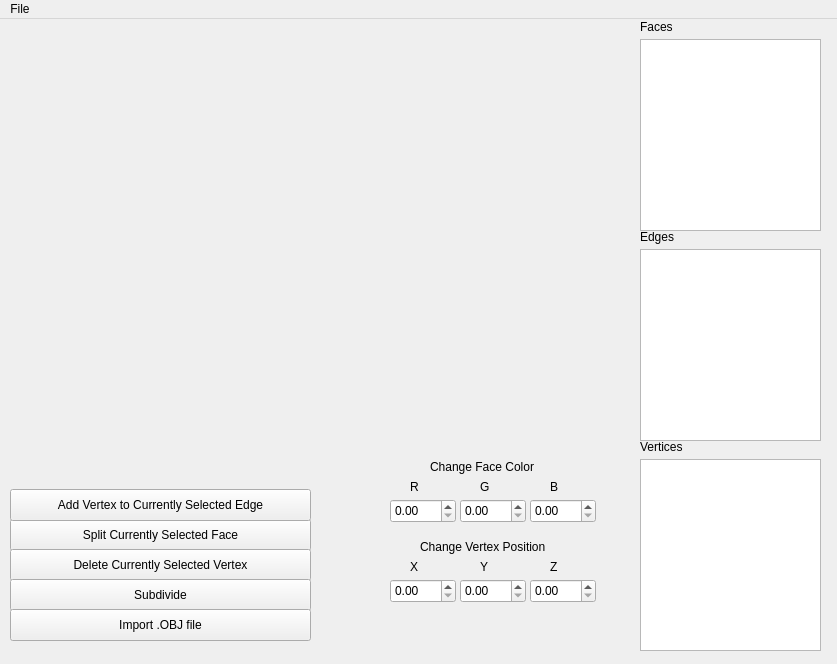
<?xml version="1.0" encoding="UTF-8"?>
<ui version="4.0">
 <class>MainWindow</class>
 <widget class="QMainWindow" name="MainWindow">
  <property name="geometry">
   <rect>
    <x>0</x>
    <y>0</y>
    <width>837</width>
    <height>664</height>
   </rect>
  </property>
  <property name="windowTitle">
   <string>OpenGLDemo</string>
  </property>
  <widget class="QWidget" name="centralWidget">
   <widget class="MyGL" name="mygl" native="true">
    <property name="geometry">
     <rect>
      <x>10</x>
      <y>10</y>
      <width>618</width>
      <height>432</height>
     </rect>
    </property>
    <property name="sizePolicy">
     <sizepolicy hsizetype="Maximum" vsizetype="Maximum">
      <horstretch>1</horstretch>
      <verstretch>1</verstretch>
     </sizepolicy>
    </property>
    <property name="minimumSize">
     <size>
      <width>618</width>
      <height>432</height>
     </size>
    </property>
   </widget>
   <widget class="facelisthelper" name="FaceListWidget">
    <property name="geometry">
     <rect>
      <x>640</x>
      <y>20</y>
      <width>181</width>
      <height>192</height>
     </rect>
    </property>
   </widget>
   <widget class="QLabel" name="label">
    <property name="geometry">
     <rect>
      <x>640</x>
      <y>0</y>
      <width>59</width>
      <height>16</height>
     </rect>
    </property>
    <property name="text">
     <string>Faces</string>
    </property>
   </widget>
   <widget class="edgelisthelper" name="EdgeListWidget">
    <property name="geometry">
     <rect>
      <x>640</x>
      <y>230</y>
      <width>181</width>
      <height>192</height>
     </rect>
    </property>
   </widget>
   <widget class="QLabel" name="label_2">
    <property name="geometry">
     <rect>
      <x>640</x>
      <y>210</y>
      <width>59</width>
      <height>16</height>
     </rect>
    </property>
    <property name="text">
     <string>Edges</string>
    </property>
   </widget>
   <widget class="vertexlisthelper" name="VertexListWidget">
    <property name="geometry">
     <rect>
      <x>640</x>
      <y>440</y>
      <width>181</width>
      <height>192</height>
     </rect>
    </property>
   </widget>
   <widget class="QLabel" name="label_3">
    <property name="geometry">
     <rect>
      <x>640</x>
      <y>420</y>
      <width>59</width>
      <height>16</height>
     </rect>
    </property>
    <property name="text">
     <string>Vertices</string>
    </property>
   </widget>
   <widget class="QPushButton" name="splitFaceButton">
    <property name="geometry">
     <rect>
      <x>10</x>
      <y>500</y>
      <width>301</width>
      <height>32</height>
     </rect>
    </property>
    <property name="text">
     <string>Split Currently Selected Face</string>
    </property>
   </widget>
   <widget class="QPushButton" name="addVertexButton">
    <property name="geometry">
     <rect>
      <x>10</x>
      <y>470</y>
      <width>301</width>
      <height>32</height>
     </rect>
    </property>
    <property name="text">
     <string>Add Vertex to Currently Selected Edge</string>
    </property>
   </widget>
   <widget class="QPushButton" name="deleteVertexButton">
    <property name="geometry">
     <rect>
      <x>10</x>
      <y>530</y>
      <width>301</width>
      <height>32</height>
     </rect>
    </property>
    <property name="text">
     <string>Delete Currently Selected Vertex</string>
    </property>
   </widget>
   <widget class="QDoubleSpinBox" name="R_value">
    <property name="geometry">
     <rect>
      <x>390</x>
      <y>480</y>
      <width>66</width>
      <height>24</height>
     </rect>
    </property>
   </widget>
   <widget class="QDoubleSpinBox" name="G_value">
    <property name="geometry">
     <rect>
      <x>460</x>
      <y>480</y>
      <width>66</width>
      <height>24</height>
     </rect>
    </property>
   </widget>
   <widget class="QDoubleSpinBox" name="B_value">
    <property name="geometry">
     <rect>
      <x>530</x>
      <y>480</y>
      <width>66</width>
      <height>24</height>
     </rect>
    </property>
   </widget>
   <widget class="QLabel" name="label_4">
    <property name="geometry">
     <rect>
      <x>410</x>
      <y>460</y>
      <width>21</width>
      <height>16</height>
     </rect>
    </property>
    <property name="text">
     <string>R</string>
    </property>
   </widget>
   <widget class="QLabel" name="label_5">
    <property name="geometry">
     <rect>
      <x>480</x>
      <y>460</y>
      <width>21</width>
      <height>16</height>
     </rect>
    </property>
    <property name="text">
     <string>G</string>
    </property>
   </widget>
   <widget class="QLabel" name="label_6">
    <property name="geometry">
     <rect>
      <x>550</x>
      <y>460</y>
      <width>21</width>
      <height>16</height>
     </rect>
    </property>
    <property name="text">
     <string>B</string>
    </property>
   </widget>
   <widget class="QDoubleSpinBox" name="x_value">
    <property name="geometry">
     <rect>
      <x>390</x>
      <y>560</y>
      <width>66</width>
      <height>24</height>
     </rect>
    </property>
   </widget>
   <widget class="QDoubleSpinBox" name="y_value">
    <property name="geometry">
     <rect>
      <x>460</x>
      <y>560</y>
      <width>66</width>
      <height>24</height>
     </rect>
    </property>
   </widget>
   <widget class="QDoubleSpinBox" name="z_value">
    <property name="geometry">
     <rect>
      <x>530</x>
      <y>560</y>
      <width>66</width>
      <height>24</height>
     </rect>
    </property>
   </widget>
   <widget class="QLabel" name="label_7">
    <property name="geometry">
     <rect>
      <x>410</x>
      <y>540</y>
      <width>21</width>
      <height>16</height>
     </rect>
    </property>
    <property name="text">
     <string>X</string>
    </property>
   </widget>
   <widget class="QLabel" name="label_8">
    <property name="geometry">
     <rect>
      <x>480</x>
      <y>540</y>
      <width>21</width>
      <height>16</height>
     </rect>
    </property>
    <property name="text">
     <string>Y</string>
    </property>
   </widget>
   <widget class="QLabel" name="label_9">
    <property name="geometry">
     <rect>
      <x>550</x>
      <y>540</y>
      <width>21</width>
      <height>16</height>
     </rect>
    </property>
    <property name="text">
     <string>Z</string>
    </property>
   </widget>
   <widget class="QLabel" name="label_10">
    <property name="geometry">
     <rect>
      <x>420</x>
      <y>520</y>
      <width>161</width>
      <height>16</height>
     </rect>
    </property>
    <property name="text">
     <string>Change Vertex Position</string>
    </property>
   </widget>
   <widget class="QLabel" name="label_11">
    <property name="geometry">
     <rect>
      <x>430</x>
      <y>440</y>
      <width>141</width>
      <height>16</height>
     </rect>
    </property>
    <property name="text">
     <string>Change Face Color</string>
    </property>
   </widget>
   <widget class="QPushButton" name="subdividButton">
    <property name="geometry">
     <rect>
      <x>10</x>
      <y>560</y>
      <width>301</width>
      <height>32</height>
     </rect>
    </property>
    <property name="text">
     <string>Subdivide</string>
    </property>
   </widget>
   <widget class="QPushButton" name="importObjButton">
    <property name="geometry">
     <rect>
      <x>10</x>
      <y>590</y>
      <width>301</width>
      <height>32</height>
     </rect>
    </property>
    <property name="text">
     <string>Import .OBJ file</string>
    </property>
   </widget>
  </widget>
  <widget class="QMenuBar" name="menuBar">
   <property name="geometry">
    <rect>
     <x>0</x>
     <y>0</y>
     <width>837</width>
     <height>22</height>
    </rect>
   </property>
   <widget class="QMenu" name="menuFile">
    <property name="title">
     <string>File</string>
    </property>
    <addaction name="actionQuit"/>
   </widget>
   <addaction name="menuFile"/>
  </widget>
  <action name="actionQuit">
   <property name="text">
    <string>Quit</string>
   </property>
   <property name="shortcut">
    <string>Ctrl+Q</string>
   </property>
  </action>
 </widget>
 <layoutdefault spacing="6" margin="11"/>
 <customwidgets>
  <customwidget>
   <class>MyGL</class>
   <extends>QWidget</extends>
   <header>mygl.h</header>
   <slots>
    <signal>sig_sendSceneGraph(QTreeWidgetItem*)</signal>
    <signal>sig_sendRZ(double)</signal>
    <signal>sig_sendRY(double)</signal>
    <signal>sig_sendRX(double)</signal>
    <signal>sig_sendSZ(double)</signal>
    <signal>sig_sendSY(double)</signal>
    <signal>sig_sendSX(double)</signal>
    <signal>sig_sendTZ(double)</signal>
    <signal>sig_sendTY(double)</signal>
    <signal>sig_sendTX(double)</signal>
    <signal>sig_noSelection()</signal>
    <signal>sig_sendRefX(int)</signal>
    <signal>sig_sendRefY(int)</signal>
    <signal>sig_sendRefZ(int)</signal>
    <signal>sig_sendSelectedNode(QTreeWidgetItem*)</signal>
    <signal>sig_SendRootNode(QTreeWidgetItem*)</signal>
    <signal>sig_SendRaycastSelection(QTreeWidgetItem*)</signal>
    <signal>sig_SendFaceList(QListWidgetItem*)</signal>
    <signal>sig_sendEdgeList(QListWidgetItem*)</signal>
    <signal>sig_SendVertList(QListWidgetItem*)</signal>
    <signal>sig_sendNextEdge(QListWidgetItem*)</signal>
    <signal>sig_sendFace(QListWidgetItem*)</signal>
    <signal>sig_sendSymEdge(QListWidgetItem*)</signal>
    <signal>sig_sendVert(QListWidgetItem*)</signal>
    <signal>sig_removeHEList(QListWidgetItem*)</signal>
    <signal>sig_removeVertList(QListWidgetItem*)</signal>
    <slot>slot_storeSceneGraph(QTreeWidgetItem*)</slot>
    <slot>slot_itemClicked(QTreeWidgetItem*)</slot>
    <slot>slot_changeRZ(double)</slot>
    <slot>slot_changeRY(double)</slot>
    <slot>slot_changeRX(double)</slot>
    <slot>slot_changeSZ(double)</slot>
    <slot>slot_changeSY(double)</slot>
    <slot>slot_changeSX(double)</slot>
    <slot>slot_changeTX(double)</slot>
    <slot>slot_changeTZ(double)</slot>
    <slot>slot_changeTY(double)</slot>
    <slot>slot_createNewChild()</slot>
    <slot>slot_deleteChild()</slot>
    <slot>slot_Cube()</slot>
    <slot>slot_Cylinder()</slot>
    <slot>slot_Sphere()</slot>
    <slot>slot_Cone()</slot>
    <slot>slot_noGeo()</slot>
    <slot>slot_rename()</slot>
    <slot>slot_newNameText()</slot>
    <slot>slot_newNameText(QString)</slot>
    <slot>slot_changeRefX(int)</slot>
    <slot>slot_changeRefY(int)</slot>
    <slot>slot_changeRefZ(int)</slot>
    <slot>slot_showWireframe()</slot>
    <slot>slot_ReceiveSelectedNode(QTreeWidgetItem*)</slot>
    <slot>slot_ReceiveFaceList(QListWidgetItem*)</slot>
    <slot>slot_ReceiveEdgeList(QListWidgetItem*)</slot>
    <slot>slot1()</slot>
    <slot>slot_storeVertList(QListWidgetItem*)</slot>
    <slot>slot_ReceiveVertList(QListWidgetItem*)</slot>
    <slot>slot_addVertex()</slot>
    <slot>slot_triangulate()</slot>
    <slot>slot_deleteVertex()</slot>
    <slot>slot_receiveR(double)</slot>
    <slot>slot_receiveG(double)</slot>
    <slot>slot_receiveB(double)</slot>
    <slot>slot_receiveX(double)</slot>
    <slot>slot_receiveY(double)</slot>
    <slot>slot_receiveZ(double)</slot>
    <slot>slot_CatmullClark()</slot>
    <slot>slot_importObjFile()</slot>
   </slots>
  </customwidget>
  <customwidget>
   <class>facelisthelper</class>
   <extends>QListWidget</extends>
   <header location="global">facelisthelper.h</header>
   <slots>
    <slot>slot_storeFaceList(QListWidgetItem*)</slot>
   </slots>
  </customwidget>
  <customwidget>
   <class>edgelisthelper</class>
   <extends>QListWidget</extends>
   <header>edgelisthelper.h</header>
   <slots>
    <slot>slot_storeEdgeList(QListWidgetItem*)</slot>
    <slot>slot_removeHEList(QListWidgetItem*)</slot>
   </slots>
  </customwidget>
  <customwidget>
   <class>vertexlisthelper</class>
   <extends>QListWidget</extends>
   <header>vertexlisthelper.h</header>
   <slots>
    <slot>slot_storeVertList(QListWidgetItem*)</slot>
    <slot>slot_removeVertList(QListWidgetItem*)</slot>
   </slots>
  </customwidget>
 </customwidgets>
 <resources/>
 <connections>
  <connection>
   <sender>mygl</sender>
   <signal>sig_SendFaceList(QListWidgetItem*)</signal>
   <receiver>FaceListWidget</receiver>
   <slot>slot_storeFaceList(QListWidgetItem*)</slot>
   <hints>
    <hint type="sourcelabel">
     <x>567</x>
     <y>91</y>
    </hint>
    <hint type="destinationlabel">
     <x>679</x>
     <y>99</y>
    </hint>
   </hints>
  </connection>
  <connection>
   <sender>FaceListWidget</sender>
   <signal>itemClicked(QListWidgetItem*)</signal>
   <receiver>mygl</receiver>
   <slot>slot_ReceiveFaceList(QListWidgetItem*)</slot>
   <hints>
    <hint type="sourcelabel">
     <x>658</x>
     <y>159</y>
    </hint>
    <hint type="destinationlabel">
     <x>610</x>
     <y>159</y>
    </hint>
   </hints>
  </connection>
  <connection>
   <sender>EdgeListWidget</sender>
   <signal>itemClicked(QListWidgetItem*)</signal>
   <receiver>mygl</receiver>
   <slot>slot_ReceiveEdgeList(QListWidgetItem*)</slot>
   <hints>
    <hint type="sourcelabel">
     <x>719</x>
     <y>311</y>
    </hint>
    <hint type="destinationlabel">
     <x>594</x>
     <y>313</y>
    </hint>
   </hints>
  </connection>
  <connection>
   <sender>mygl</sender>
   <signal>sig_sendEdgeList(QListWidgetItem*)</signal>
   <receiver>EdgeListWidget</receiver>
   <slot>slot_storeEdgeList(QListWidgetItem*)</slot>
   <hints>
    <hint type="sourcelabel">
     <x>614</x>
     <y>281</y>
    </hint>
    <hint type="destinationlabel">
     <x>682</x>
     <y>299</y>
    </hint>
   </hints>
  </connection>
  <connection>
   <sender>mygl</sender>
   <signal>sig_SendVertList(QListWidgetItem*)</signal>
   <receiver>VertexListWidget</receiver>
   <slot>slot_storeVertList(QListWidgetItem*)</slot>
   <hints>
    <hint type="sourcelabel">
     <x>589</x>
     <y>461</y>
    </hint>
    <hint type="destinationlabel">
     <x>649</x>
     <y>536</y>
    </hint>
   </hints>
  </connection>
  <connection>
   <sender>VertexListWidget</sender>
   <signal>itemClicked(QListWidgetItem*)</signal>
   <receiver>mygl</receiver>
   <slot>slot_ReceiveVertList(QListWidgetItem*)</slot>
   <hints>
    <hint type="sourcelabel">
     <x>640</x>
     <y>558</y>
    </hint>
    <hint type="destinationlabel">
     <x>378</x>
     <y>455</y>
    </hint>
   </hints>
  </connection>
  <connection>
   <sender>splitFaceButton</sender>
   <signal>clicked()</signal>
   <receiver>mygl</receiver>
   <slot>slot_triangulate()</slot>
   <hints>
    <hint type="sourcelabel">
     <x>185</x>
     <y>532</y>
    </hint>
    <hint type="destinationlabel">
     <x>185</x>
     <y>447</y>
    </hint>
   </hints>
  </connection>
  <connection>
   <sender>addVertexButton</sender>
   <signal>clicked()</signal>
   <receiver>mygl</receiver>
   <slot>slot_addVertex()</slot>
   <hints>
    <hint type="sourcelabel">
     <x>108</x>
     <y>504</y>
    </hint>
    <hint type="destinationlabel">
     <x>108</x>
     <y>434</y>
    </hint>
   </hints>
  </connection>
  <connection>
   <sender>deleteVertexButton</sender>
   <signal>clicked()</signal>
   <receiver>mygl</receiver>
   <slot>slot_deleteVertex()</slot>
   <hints>
    <hint type="sourcelabel">
     <x>43</x>
     <y>566</y>
    </hint>
    <hint type="destinationlabel">
     <x>62</x>
     <y>406</y>
    </hint>
   </hints>
  </connection>
  <connection>
   <sender>mygl</sender>
   <signal>sig_removeHEList(QListWidgetItem*)</signal>
   <receiver>EdgeListWidget</receiver>
   <slot>slot_removeHEList(QListWidgetItem*)</slot>
   <hints>
    <hint type="sourcelabel">
     <x>618</x>
     <y>355</y>
    </hint>
    <hint type="destinationlabel">
     <x>753</x>
     <y>355</y>
    </hint>
   </hints>
  </connection>
  <connection>
   <sender>mygl</sender>
   <signal>sig_removeVertList(QListWidgetItem*)</signal>
   <receiver>VertexListWidget</receiver>
   <slot>slot_removeVertList(QListWidgetItem*)</slot>
   <hints>
    <hint type="sourcelabel">
     <x>543</x>
     <y>401</y>
    </hint>
    <hint type="destinationlabel">
     <x>689</x>
     <y>496</y>
    </hint>
   </hints>
  </connection>
  <connection>
   <sender>R_value</sender>
   <signal>valueChanged(double)</signal>
   <receiver>mygl</receiver>
   <slot>slot_receiveR(double)</slot>
   <hints>
    <hint type="sourcelabel">
     <x>390</x>
     <y>516</y>
    </hint>
    <hint type="destinationlabel">
     <x>333</x>
     <y>449</y>
    </hint>
   </hints>
  </connection>
  <connection>
   <sender>G_value</sender>
   <signal>valueChanged(double)</signal>
   <receiver>mygl</receiver>
   <slot>slot_receiveG(double)</slot>
   <hints>
    <hint type="sourcelabel">
     <x>486</x>
     <y>507</y>
    </hint>
    <hint type="destinationlabel">
     <x>372</x>
     <y>453</y>
    </hint>
   </hints>
  </connection>
  <connection>
   <sender>B_value</sender>
   <signal>valueChanged(double)</signal>
   <receiver>mygl</receiver>
   <slot>slot_receiveB(double)</slot>
   <hints>
    <hint type="sourcelabel">
     <x>549</x>
     <y>520</y>
    </hint>
    <hint type="destinationlabel">
     <x>423</x>
     <y>434</y>
    </hint>
   </hints>
  </connection>
  <connection>
   <sender>x_value</sender>
   <signal>valueChanged(double)</signal>
   <receiver>mygl</receiver>
   <slot>slot_receiveX(double)</slot>
   <hints>
    <hint type="sourcelabel">
     <x>401</x>
     <y>589</y>
    </hint>
    <hint type="destinationlabel">
     <x>283</x>
     <y>434</y>
    </hint>
   </hints>
  </connection>
  <connection>
   <sender>y_value</sender>
   <signal>valueChanged(double)</signal>
   <receiver>mygl</receiver>
   <slot>slot_receiveY(double)</slot>
   <hints>
    <hint type="sourcelabel">
     <x>487</x>
     <y>594</y>
    </hint>
    <hint type="destinationlabel">
     <x>452</x>
     <y>430</y>
    </hint>
   </hints>
  </connection>
  <connection>
   <sender>z_value</sender>
   <signal>valueChanged(double)</signal>
   <receiver>mygl</receiver>
   <slot>slot_receiveZ(double)</slot>
   <hints>
    <hint type="sourcelabel">
     <x>558</x>
     <y>596</y>
    </hint>
    <hint type="destinationlabel">
     <x>480</x>
     <y>432</y>
    </hint>
   </hints>
  </connection>
  <connection>
   <sender>subdividButton</sender>
   <signal>clicked()</signal>
   <receiver>mygl</receiver>
   <slot>slot_CatmullClark()</slot>
   <hints>
    <hint type="sourcelabel">
     <x>97</x>
     <y>594</y>
    </hint>
    <hint type="destinationlabel">
     <x>86</x>
     <y>433</y>
    </hint>
   </hints>
  </connection>
  <connection>
   <sender>importObjButton</sender>
   <signal>clicked()</signal>
   <receiver>mygl</receiver>
   <slot>slot_importObjFile()</slot>
   <hints>
    <hint type="sourcelabel">
     <x>141</x>
     <y>628</y>
    </hint>
    <hint type="destinationlabel">
     <x>142</x>
     <y>437</y>
    </hint>
   </hints>
  </connection>
 </connections>
</ui>
